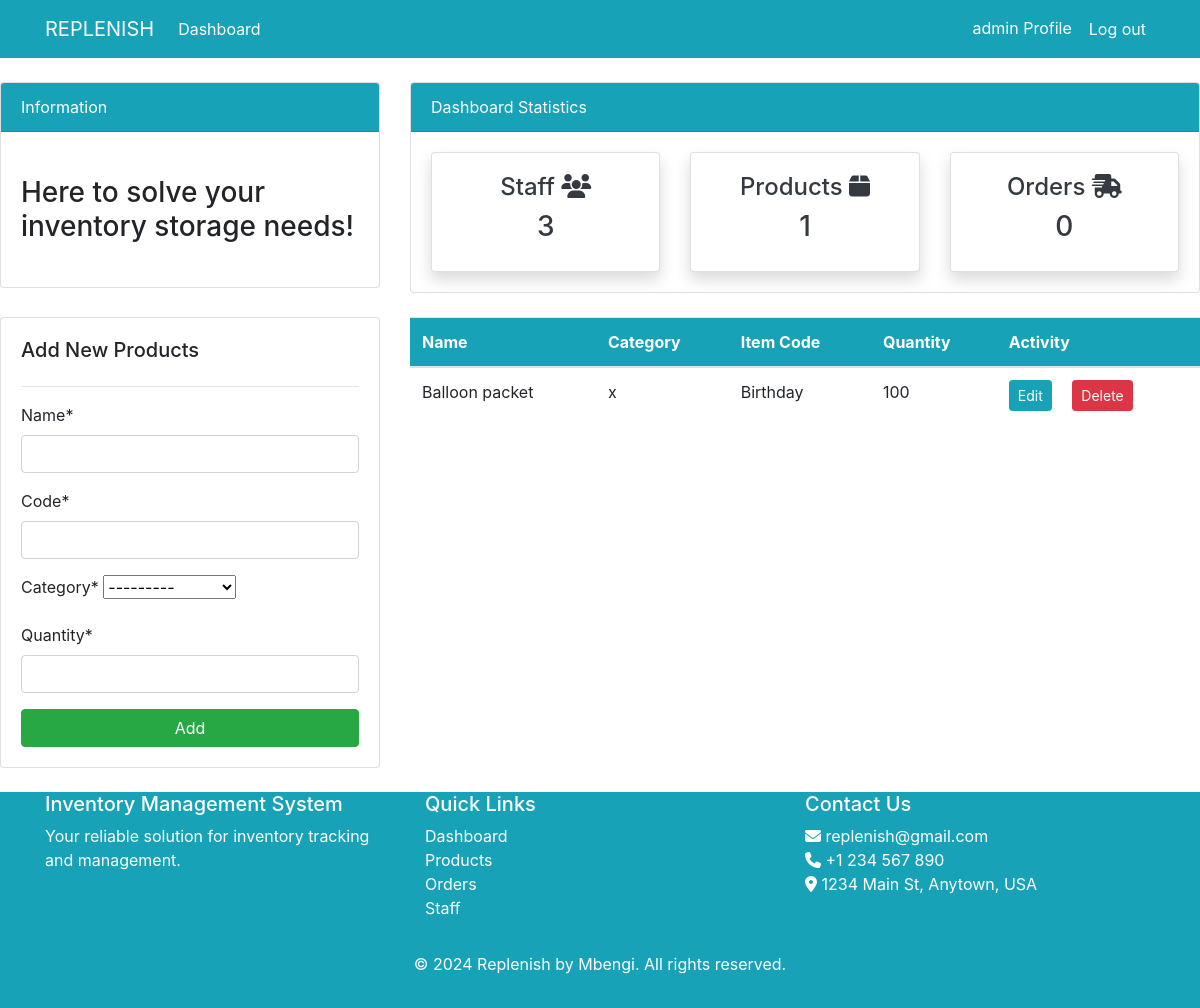
The app's page /product/ (signed in), older data.
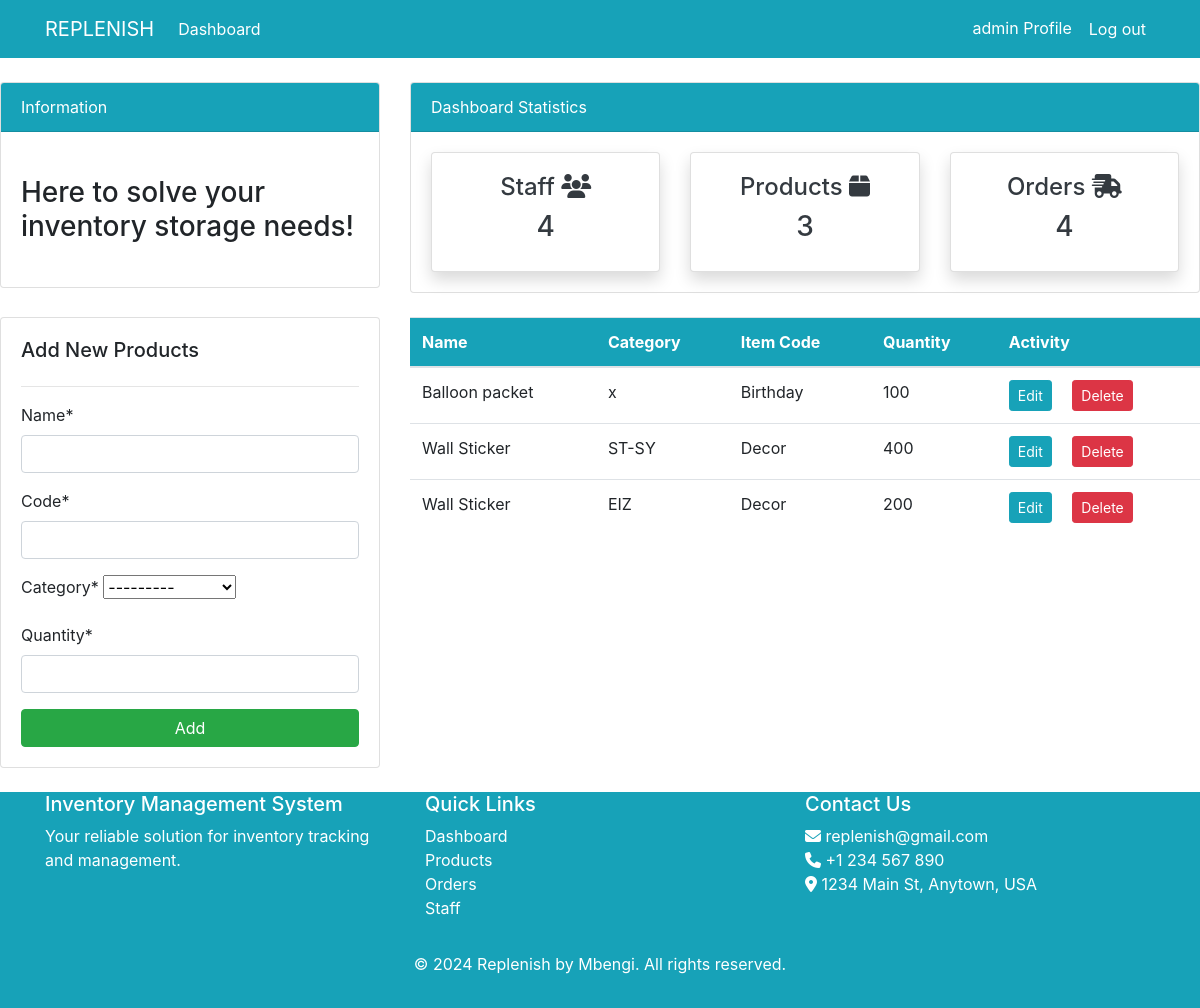
The same page, newer data.
### dashboard/models.py (models this page shows, shortened)
class Product(models.Model):
    name= models.CharField(max_length=50, null=True)
    code=models.CharField(max_length=10, null=True)
    category=models.CharField(max_length=50, choices=CATEGORY)
    quantity=models.PositiveBigIntegerField(null=True)
    price=models.PositiveBigIntegerField(null=True)
    class Meta:
        verbose_name_plural='Product'

### dashboard/views.py (the view)
# urls.py: path('product/', views.product, name='dashboard-product'),
@login_required(login_url='user-login')
def product(request):
    items = Product.objects.all()#using ORM
    product_count=Product.objects.all().count()
    workers_count =  User.objects.all().count()
    order_count=Order.objects.all().count()
    if request.method=='POST':
        form=ProductForm(request.POST)
        if form.is_valid():
            form.save()
            product_name= form.cleaned_data.get('name')#getting the name of the product we're putting in a request for
            messages.success(request, f'{product_name} has been added.')
            return redirect('dashboard-product')
    else:
        form = ProductForm()
    context = {
        'items': items,
        'form': form,
        'product_count':product_count,
        'workers_count':workers_count,
        'order_count':order_count
    }
    return render(request,'dashboard/product.html', context)

### dashboard/forms.py
class ProductForm(forms.ModelForm):
    class Meta:
        model=Product
        fields=['name','code','category','quantity']

### templates/dashboard/product.html (shortened to what this page needs)
{% extends 'partials/base.html' %}
{% load crispy_forms_tags %}
{% block content %}
{% include 'partials/topnav.html' %}
<div class="row my-4">
    <div class="col-md-4">
        <div class="card card-body">
            <h5>Add New Products</h5>
            <hr>
            <form method="POST">
                {{ form|crispy }}
                <input class="btn btn-success btn-block" type="submit" value="Add">
            </form>
        </div>
    </div>
    <div class="col-md-8">
        <table class="table bg-white">
            <thead class="bg-info text-white">
                <tr>
                    <th scope="col">Name</th>
                    <th scope="col">Category</th>
                    <th scope="col">Item Code</th>
                    <th scope="col">Quantity</th>
                    <th scope="col">Activity</th>
                </tr>
            </thead>
            <tbody>
                {% for item in items %}
                <tr>
                    <td>{{ item.name }}</td>
                    <td>{{ item.code}}</td>
                    <td>{{ item.category }}</td>
                    <td>{{ item.quantity }}</td>
                    <td>
                        <a class="btn btn-info btn-sm mr-2"
                            href="{% url 'dashboard-product-update' item.id %}">Edit</a>
                        <a class="btn btn-danger btn-sm ml-2"
                            href="{% url 'dashboard-product-delete' item.id %}">Delete</a>
                    </td>
                </tr>
                {% endfor %}
            </tbody>
        </table>
    </div>
</div>
{% endblock %}

### templates/partials/base.html (shortened to what this page needs)
{% load static %}
<!doctype html>
<html lang="en">
  <head>
    <link rel="stylesheet" href="https://cdn.jsdelivr.net/npm/bootstrap@4.6.2/dist/css/bootstrap.min.css">
    <link rel="stylesheet" href="{% static 'style.css' %}">
    <link rel="stylesheet" href="https://use.fontawesome.com/releases/v5.15.2/css/all.css">
  </head>
  <body>
    {% include 'partials/nav.html' %}
    {% block content %}
    {% endblock %}
    <footer class="bg-info text-white mt-4">
        <div class="container">
            <div class="row">
                <div class="col-md-4">
                    <h5>Inventory Management System</h5>
                    <p>Your reliable solution for inventory tracking and management.</p>
                </div>
                <div class="col-md-4">
                    <h5>Quick Links</h5>
                    <ul class="list-unstyled">
                        <li><a href="{% url 'dashboard-index' %}" class="text-white">Dashboard</a></li>
                        <li><a href="{% url 'dashboard-product' %}" class="text-white">Products</a></li>
                        <li><a href="{% url 'dashboard-order' %}" class="text-white">Orders</a></li>
                        <li><a href="{% url 'dashboard-staff' %}" class="text-white">Staff</a></li>
                    </ul>
                </div>
                <div class="col-md-4">
                    <h5>Contact Us</h5>
                    <ul class="list-unstyled">
                        <li><i class="fas fa-envelope"></i> replenish@gmail.com</li>
                        <li><i class="fas fa-phone"></i> +1 234 567 890</li>
                        <li><i class="fas fa-map-marker-alt"></i> 1234 Main St, Anytown, USA</li>
                    </ul>
                </div>
            </div>
            <div class="text-center py-3">
                <p>&copy; 2024 Replenish by Mbengi. All rights reserved.</p>
            </div>
        </div>
    </footer>
  </body>
</html>

### templates/partials/nav.html (shortened to what this page needs)
<nav class="navbar navbar-expand-lg navbar-info bg-info">
    <div class="container">
        {% if user.is_authenticated %}
            <a class="navbar-brand text-white" href="{% url 'dashboard-index' %}">REPLENISH</a>
            <div class="collapse navbar-collapse" id="navbarSupportedContent">
                <ul class="navbar-nav mr-auto">
                    <li class="nav-item active">
                        <a class="nav-link text-white" href="{% url 'dashboard-index' %}">Dashboard </a>
                    </li>
                </ul>
                <ul class="navbar-nav ml-auto">
                    <li class="nav-item active">
                        <a class="nav-link text-white" href="{% url 'user-profile' %}"> {{ user.username }} Profile
                            <span class="sr-only">(current)</span></a>
                    </li>
                    <li class="nav-item">
                        <form method="POST" action="{% url 'user-logout' %}">
                            <button type="submit" class="btn btn-link nav-link text-white">Log out</button>
                        </form>
                    </li>
                </ul>
            </div>
        {% endif %}
    </div>
</nav>

### templates/partials/topnav.html (shortened to what this page needs)
{% load static %}
<!DOCTYPE html>
<head>
    <link rel="stylesheet" href="https://cdn.jsdelivr.net/npm/bootstrap@4.6.0/dist/css/bootstrap.min.css"
>
    <link rel="stylesheet" href="https://use.fontawesome.com/releases/v5.15.2/css/all.css"
>
</head>
<div class="row">
    <div class="col-md-4 mt-4">
        <div class="card">
            <div class="card-header bg-info text-white">
                Information
            </div>
            <div class="card-body">
                <marquee behavior="" direction="">
                    <h3 class="my-4">Here to solve your inventory storage needs!</h3>
                </marquee>
            </div>
        </div>
    </div>
    <div class="col-md-8 mt-4">
        <div class="card">
            <div class="card-header bg-info text-white">
                Dashboard Statistics
            </div>
            <div class="card-body">
                <div class="row">
                    <div class="col-md-4">
                        <a class="text-decoration-none text-dark" href="{% url 'dashboard-staff' %}">
                            <div class="card my-card shadow">
                                <div class="card-body text-center">
                                    <h4>Staff <i class="fas fa-users"></i></h4>
                                    <h3>{{ workers_count }}</h3>
                                </div>
                            </div>
                        </a>
                    </div>
                    <div class="col-md-4">
                        <a class="text-decoration-none text-dark" href="{% url 'dashboard-product' %}">
                            <div class="card my-card shadow">
                                <div class="card-body text-center">
                                    <h4>Products <i class="fas fa-box"></i></h4>
                                    <h3>{{ product_count }}</h3>
                                </div>
                            </div>
                        </a>
                    </div>
                    <div class="col-md-4">
                        <a class="text-decoration-none text-dark" href="{% url 'dashboard-order' %}">
                            <div class="card my-card shadow">
                                <div class="card-body text-center">
                                    <h4>Orders <i class="fas fa-shipping-fast"></i></h4>
                                    <h3>{{ order_count }}</h3>
                                </div>
                            </div>
                        </a>
                    </div>
                </div>
            </div>
        </div>
    </div>
</div>

Row changes from the older to the newer data that the page shows:
added Product: name "Wall Sticker", code "ST-SY", category "Decor", quantity "400"
added Product: name "Wall Sticker", code "EIZ", category "Decor", quantity "200"
Text that changed along with them:
{{ workers_count }}: "3" → "4"
{{ product_count }}: "1" → "3"
{{ order_count }}: "0" → "4"
